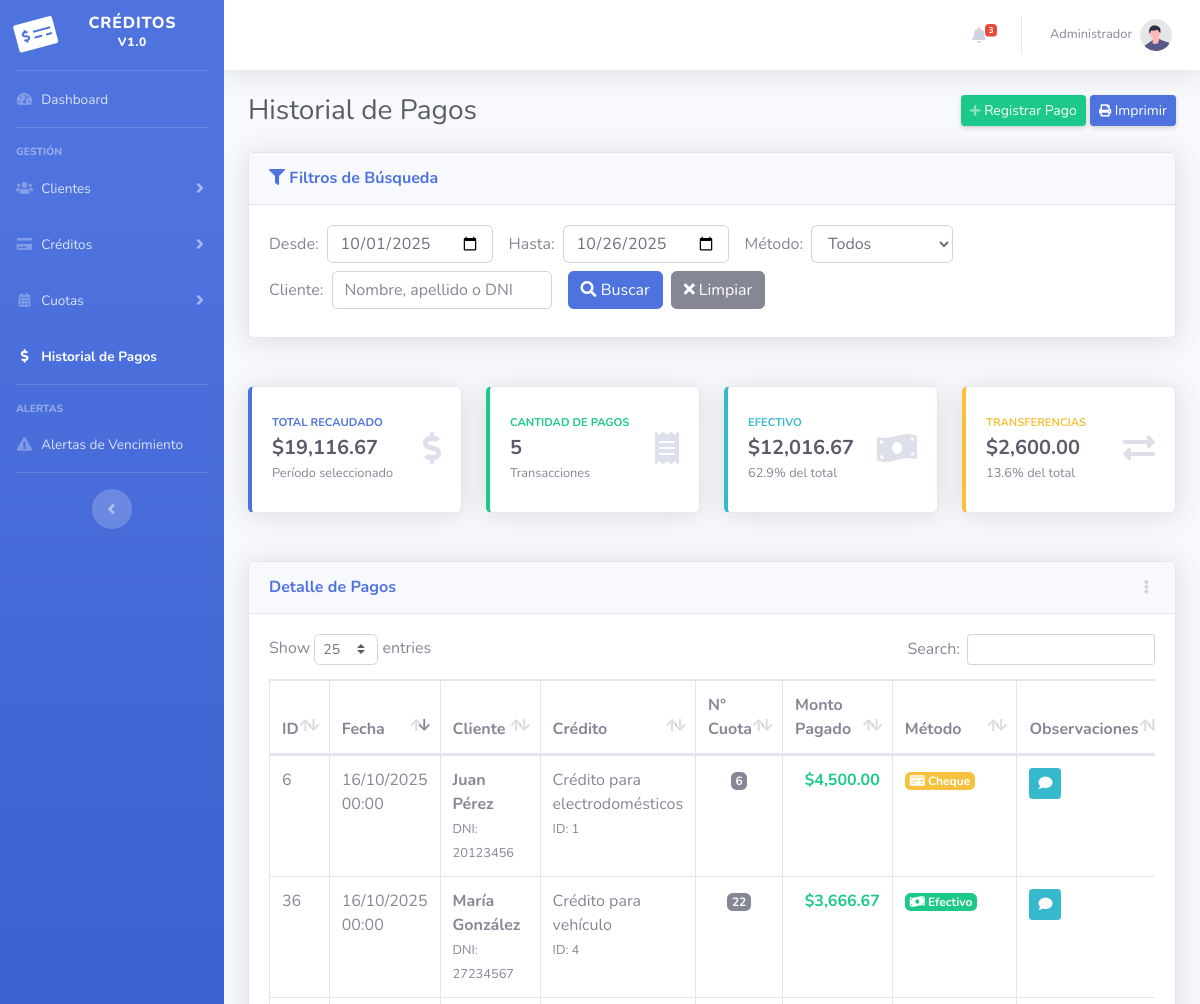
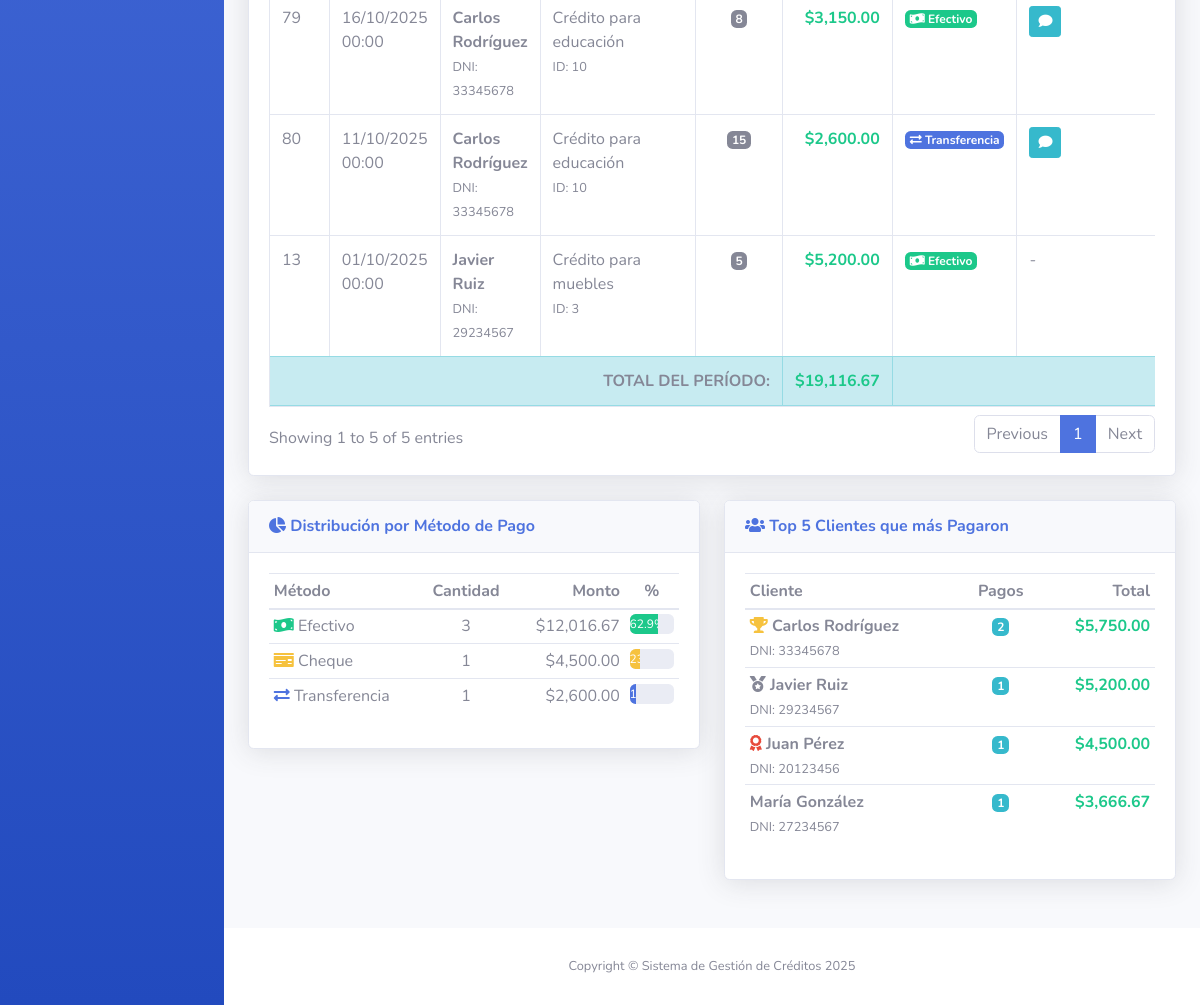
Page /pagos/historial_pagos.php on the committed database (2 pictures, top to bottom).
### tables this page shows
CREATE TABLE pagos (
    id_pago INT AUTO_INCREMENT PRIMARY KEY,
    id_cuota INT NOT NULL,
    monto_pagado DECIMAL(10,2) NOT NULL,
    fecha_pago DATETIME DEFAULT CURRENT_TIMESTAMP,
    metodo_pago ENUM('efectivo', 'transferencia', 'tarjeta', 'cheque', 'otro') DEFAULT 'efectivo',
    observaciones TEXT,
    FOREIGN KEY (id_cuota) REFERENCES cuotas(id_cuota) ON DELETE CASCADE
);

CREATE TABLE clientes (
    id_cliente INT AUTO_INCREMENT PRIMARY KEY,
    nombre VARCHAR(100) NOT NULL,
    apellido VARCHAR(100) NOT NULL,
    dni VARCHAR(20) UNIQUE NOT NULL,
    telefono VARCHAR(20),
    direccion VARCHAR(255),
    ciudad VARCHAR(100),
    email VARCHAR(100),
    estado ENUM('activo', 'inactivo', 'moroso') DEFAULT 'activo',
    fecha_registro DATETIME DEFAULT CURRENT_TIMESTAMP
);

CREATE TABLE creditos (
    id_credito INT AUTO_INCREMENT PRIMARY KEY,
    id_cliente INT NOT NULL,
    monto_total DECIMAL(10,2) NOT NULL,
    cantidad_cuotas INT NOT NULL,
    cuota_mensual DECIMAL(10,2) NOT NULL,
    interes_anual DECIMAL(5,2) DEFAULT 0,
    fecha_inicio DATE NOT NULL,
    fecha_vencimiento DATE NOT NULL,
    descripcion TEXT,
    estado ENUM('activo', 'pagado', 'moroso') DEFAULT 'activo',
    fecha_creacion DATETIME DEFAULT CURRENT_TIMESTAMP,
    FOREIGN KEY (id_cliente) REFERENCES clientes(id_cliente) ON DELETE CASCADE
);

CREATE TABLE cuotas (
    id_cuota INT AUTO_INCREMENT PRIMARY KEY,
    id_credito INT NOT NULL,
    numero_cuota INT NOT NULL,
    monto_cuota DECIMAL(10,2) NOT NULL,
    fecha_vencimiento DATE NOT NULL,
    fecha_pago DATETIME,
    estado ENUM('pendiente', 'pagada', 'vencida') DEFAULT 'pendiente',
    FOREIGN KEY (id_credito) REFERENCES creditos(id_credito) ON DELETE CASCADE
);

### pagos/historial_pagos.php (the view, shortened to what the rows shown need)
<?php
include '../conexion.php';
$extra_css = '<link href="../vendor/datatables/dataTables.bootstrap4.min.css" rel="stylesheet">';
$fecha_desde = $_GET['fecha_desde'] ?? date('Y-m-01');
$fecha_hasta = $_GET['fecha_hasta'] ?? date('Y-m-d');
$sql = "SELECT p.id_pago, p.monto_pagado, p.fecha_pago, p.metodo_pago, p.observaciones,
               cu.numero_cuota, cu.monto_cuota,
               cr.id_credito, cr.descripcion,
               cl.id_cliente, cl.nombre, cl.apellido, cl.dni
        FROM pagos p
        JOIN cuotas cu ON p.id_cuota = cu.id_cuota
        JOIN creditos cr ON cu.id_credito = cr.id_credito
        JOIN clientes cl ON cr.id_cliente = cl.id_cliente
        WHERE DATE(p.fecha_pago) BETWEEN ? AND ?";
$params = [$fecha_desde, $fecha_hasta];
$types = "ss";
$sql .= " ORDER BY p.fecha_pago DESC";
$stmt = $conn->prepare($sql);
$stmt->bind_param($types, ...$params);
$stmt->execute();
$result = $stmt->get_result();
include '../includes/header.php';
?>
<div class="d-sm-flex align-items-center justify-content-between mb-4">
    <h1 class="h3 mb-0 text-gray-800">Historial de Pagos</h1>
</div>
<div class="card shadow mb-4">
    <div class="card-body">
        <div class="table-responsive">
            <table class="table table-bordered table-hover" id="dataTable" width="100%" cellspacing="0">
                <thead>
                    <tr>
                        <th>ID</th>
                        <th>Fecha</th>
                        <th>Cliente</th>
                        <th>Crédito</th>
                        <th>N° Cuota</th>
                        <th>Monto Pagado</th>
                        <th>Método</th>
                        <th>Observaciones</th>
                    </tr>
                </thead>
                <tbody>
                    <?php while ($row = $result->fetch_assoc()):
                        $icono_metodo = 'fa-dollar-sign';
                        $color_metodo = 'success';
                        switch($row['metodo_pago']) {
                            case 'efectivo':
                                $icono_metodo = 'fa-money-bill-wave';
                                $color_metodo = 'success';
                                break;
                            case 'transferencia':
                                $icono_metodo = 'fa-exchange-alt';
                                $color_metodo = 'primary';
                                break;
                            case 'cheque':
                                $icono_metodo = 'fa-money-check';
                                $color_metodo = 'warning';
                                break;
                        }
                    ?>
                    <tr>
                        <td><?php echo $row['id_pago']; ?></td>
                        <td><?php echo date('d/m/Y H:i', strtotime($row['fecha_pago'])); ?></td>
                        <td>
                            <strong><?php echo $row['nombre'] . ' ' . $row['apellido']; ?></strong>
                            <br><small class="text-muted">DNI: <?php echo $row['dni']; ?></small>
                        </td>
                        <td>
                            <?php echo $row['descripcion']; ?>
                            <br><small class="text-muted">ID: <?php echo $row['id_credito']; ?></small>
                        </td>
                        <td class="text-center">
                            <span class="badge badge-secondary"><?php echo $row['numero_cuota']; ?></span>
                        </td>
                        <td class="text-right">
                            <strong class="text-success">$<?php echo number_format($row['monto_pagado'], 2); ?></strong>
                        </td>
                        <td>
                            <span class="badge badge-<?php echo $color_metodo; ?>">
                                <i class="fas <?php echo $icono_metodo; ?>"></i>
                                <?php echo ucfirst($row['metodo_pago']); ?>
                            </span>
                        </td>
                        <td>
                            <?php if ($row['observaciones']): ?>
                                <button type="button" class="btn btn-sm btn-info"
                                        data-toggle="tooltip"
                                        title="<?php echo htmlspecialchars($row['observaciones']); ?>">
                                    <i class="fas fa-comment"></i>
                                </button>
                            <?php else: ?>
                                <span class="text-muted">-</span>
                            <?php endif; ?>
                        </td>
                    </tr>
                    <?php endwhile; ?>
                </tbody>
            </table>
        </div>
    </div>
</div>
<div class="row">
    <div class="col-lg-6 mb-4">
        <div class="card shadow mb-4">
            <div class="card-body">
                <div class="table-responsive">
                    <table class="table table-sm">
                        <thead>
                            <tr>
                                <th>Método</th>
                                <th class="text-center">Cantidad</th>
                                <th class="text-right">Monto</th>
                                <th class="text-center">%</th>
                            </tr>
                        </thead>
                    </table>
                </div>
            </div>
        </div>
    </div>
    <div class="col-lg-6 mb-4">
        <div class="card shadow mb-4">
            <div class="card-body">
                <div class="table-responsive">
                    <table class="table table-sm">
                        <thead>
                            <tr>
                                <th>Cliente</th>
                                <th class="text-center">Pagos</th>
                                <th class="text-right">Total</th>
                            </tr>
                        </thead>
                    </table>
                </div>
            </div>
        </div>
    </div>
</div>
<?php
include '../includes/footer.php';
?>

### rows in the picture
pagos: id_pago "6", fecha_pago "16/10/2025 00:00", clientes.nombre "Juan", clientes.apellido "Pérez", clientes.dni "20123456", creditos.descripcion "Crédito para electrodomésticos", creditos.id_credito "1", id_cuota.numero_cuota "6", monto_pagado "4,500.00", metodo_pago "Cheque"
pagos: id_pago "36", fecha_pago "16/10/2025 00:00", clientes.nombre "María", clientes.apellido "González", clientes.dni "27234567", creditos.descripcion "Crédito para vehículo", creditos.id_credito "4", id_cuota.numero_cuota "22", monto_pagado "3,666.67", metodo_pago "Efectivo"
pagos: id_pago "79", fecha_pago "16/10/2025 00:00", clientes.nombre "Carlos", clientes.apellido "Rodríguez", clientes.dni "33345678", creditos.descripcion "Crédito para educación", creditos.id_credito "10", id_cuota.numero_cuota "8", monto_pagado "3,150.00", metodo_pago "Efectivo"
pagos: id_pago "80", fecha_pago "11/10/2025 00:00", clientes.nombre "Carlos", clientes.apellido "Rodríguez", clientes.dni "33345678", creditos.descripcion "Crédito para educación", creditos.id_credito "10", id_cuota.numero_cuota "15", monto_pagado "2,600.00", metodo_pago "Transferencia"
pagos: id_pago "13", fecha_pago "01/10/2025 00:00", clientes.nombre "Javier", clientes.apellido "Ruiz", clientes.dni "29234567", creditos.descripcion "Crédito para muebles", creditos.id_credito "3", id_cuota.numero_cuota "5", monto_pagado "5,200.00", metodo_pago "Efectivo"

### other values in the picture
$creditos_morosos_count "3"
$stats_total "19,116.67"
$stats_cantidad "5"
$stats_efectivo "12,016.67"
$porc_efectivo "62.9"
$stats_transferencia "2,600.00"
$porc_transf "13.6"
$metodo['metodo_pago'] "Efectivo"
$metodo['cantidad'] "3"
$metodo['total'] "12,016.67"
$porcentaje "62.9"
$metodo['metodo_pago'] "Cheque"
$metodo['cantidad'] "1"
$metodo['total'] "4,500.00"
$metodo['metodo_pago'] "Transferencia"
